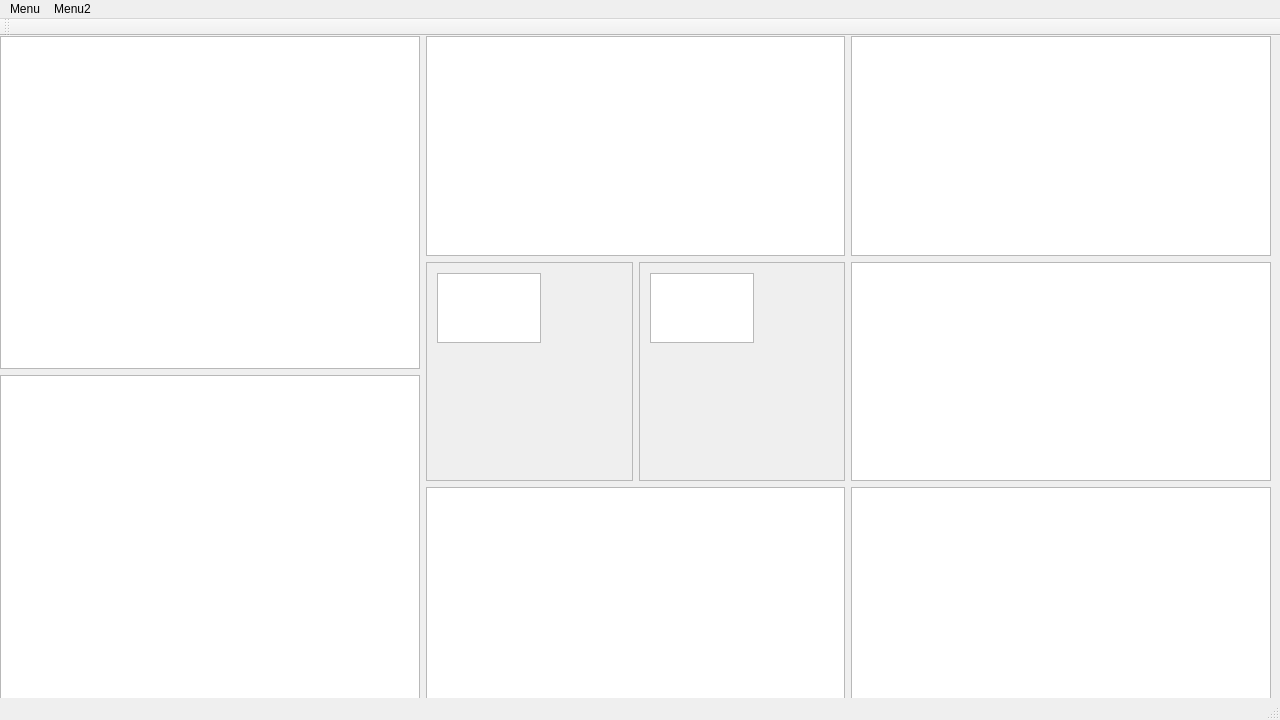
<?xml version="1.0" encoding="UTF-8"?>
<ui version="4.0">
 <class>MainWindow</class>
 <widget class="QMainWindow" name="MainWindow">
  <property name="geometry">
   <rect>
    <x>0</x>
    <y>0</y>
    <width>1280</width>
    <height>720</height>
   </rect>
  </property>
  <property name="windowTitle">
   <string>MainWindow</string>
  </property>
  <widget class="QWidget" name="centralwidget">
   <widget class="QWidget" name="horizontalLayoutWidget">
    <property name="geometry">
     <rect>
      <x>0</x>
      <y>0</y>
      <width>1271</width>
      <height>671</height>
     </rect>
    </property>
    <layout class="QHBoxLayout" name="hloMain">
     <property name="sizeConstraint">
      <enum>QLayout::SetMaximumSize</enum>
     </property>
     <item>
      <layout class="QVBoxLayout" name="vloPrj">
       <item>
        <widget class="QTreeView" name="tvPrjTree"/>
       </item>
       <item>
        <widget class="QListView" name="lvPrjBranches"/>
       </item>
      </layout>
     </item>
     <item>
      <layout class="QVBoxLayout" name="vloGit">
       <item>
        <widget class="QListView" name="lvFileList"/>
       </item>
       <item>
        <layout class="QHBoxLayout" name="hloGitDiff">
         <item>
          <widget class="QScrollArea" name="saDiffLeft">
           <property name="widgetResizable">
            <bool>true</bool>
           </property>
           <widget class="QWidget" name="scrollAreaWidgetContents_2">
            <property name="geometry">
             <rect>
              <x>0</x>
              <y>0</y>
              <width>203</width>
              <height>215</height>
             </rect>
            </property>
            <widget class="QTextEdit" name="teDiffLeft">
             <property name="geometry">
              <rect>
               <x>10</x>
               <y>10</y>
               <width>104</width>
               <height>70</height>
              </rect>
             </property>
            </widget>
           </widget>
          </widget>
         </item>
         <item>
          <widget class="QScrollArea" name="saDiffRight">
           <property name="widgetResizable">
            <bool>true</bool>
           </property>
           <widget class="QWidget" name="scrollAreaWidgetContents">
            <property name="geometry">
             <rect>
              <x>0</x>
              <y>0</y>
              <width>202</width>
              <height>215</height>
             </rect>
            </property>
            <widget class="QTextEdit" name="teDiffRight">
             <property name="geometry">
              <rect>
               <x>10</x>
               <y>10</y>
               <width>104</width>
               <height>70</height>
              </rect>
             </property>
            </widget>
           </widget>
          </widget>
         </item>
        </layout>
       </item>
       <item>
        <widget class="QListView" name="lvGitLog"/>
       </item>
      </layout>
     </item>
     <item>
      <layout class="QVBoxLayout" name="vloIssues">
       <item>
        <widget class="QListView" name="lvIssueList"/>
       </item>
       <item>
        <widget class="QListView" name="lvIssueBody"/>
       </item>
       <item>
        <widget class="QListView" name="lvIssueComments"/>
       </item>
      </layout>
     </item>
    </layout>
   </widget>
  </widget>
  <widget class="QMenuBar" name="menubar">
   <property name="geometry">
    <rect>
     <x>0</x>
     <y>0</y>
     <width>1280</width>
     <height>22</height>
    </rect>
   </property>
   <widget class="QMenu" name="menuMenu">
    <property name="title">
     <string>Menu</string>
    </property>
    <addaction name="actionsubMenu"/>
    <addaction name="separator"/>
    <addaction name="actionExit"/>
   </widget>
   <widget class="QMenu" name="menuHelp">
    <property name="title">
     <string>Menu2</string>
    </property>
    <addaction name="actionsubMenu2"/>
   </widget>
   <addaction name="menuMenu"/>
   <addaction name="menuHelp"/>
  </widget>
  <widget class="QStatusBar" name="statusbar"/>
  <widget class="QToolBar" name="toolBar">
   <property name="windowTitle">
    <string>toolBar</string>
   </property>
   <attribute name="toolBarArea">
    <enum>TopToolBarArea</enum>
   </attribute>
   <attribute name="toolBarBreak">
    <bool>false</bool>
   </attribute>
  </widget>
  <action name="actionsubMenu2">
   <property name="text">
    <string>subMenu2</string>
   </property>
  </action>
  <action name="actionsubMenu">
   <property name="text">
    <string>subMenu</string>
   </property>
  </action>
  <action name="actionExit">
   <property name="text">
    <string>Exit</string>
   </property>
  </action>
 </widget>
 <resources/>
 <connections/>
</ui>
